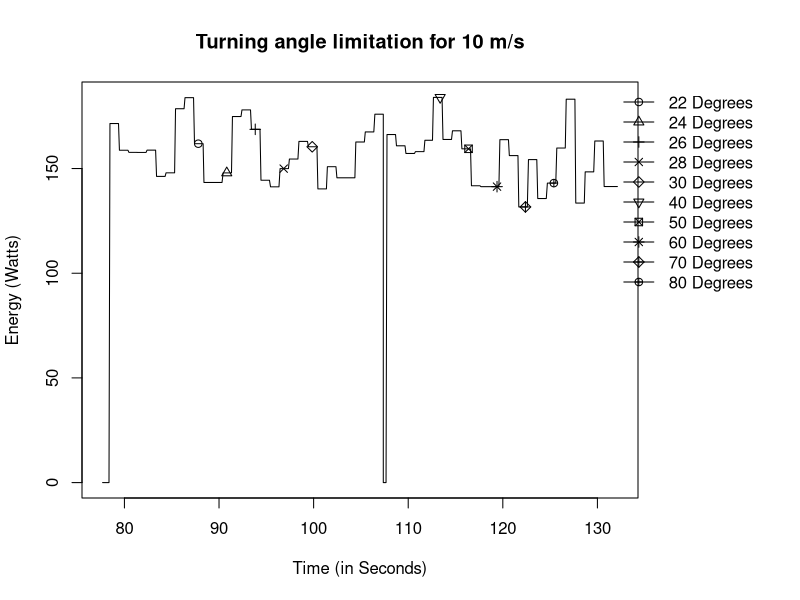

Reproduce this figure in R.
# Set the working directory
setwd("/Users/mac/Desktop/Programming/COMP9596//DroneData")
require(splines) #thx @Chase for the notice
library(geosphere)
rad2deg <- function(rad) {(rad * 180) / (pi)}

# Read the data
data1 <- read.csv(file="1.csv", header=TRUE, sep=",")
data2 <- read.csv(file="2.csv", header=TRUE, sep=",")
data3 <- read.csv(file="3.csv", header=TRUE, sep=",")
data4 <- read.csv(file="10ms20to40.csv", header=TRUE, sep=",")


# Convert date column to Date object
data1$Date <- as.POSIXct(data1$Date)
data1$TimeDiff <- data1$Date - data1$Date[1]

data2$Date <-as.POSIXct(data2$Date)
data2$TimeDiff <- data2$Date - data2$Date[1] + max(data1$TimeDiff)

data3$Date <-as.POSIXct(data3$Date)
data3$TimeDiff <- data3$Date - data3$Date[1] + max(data2$TimeDiff)

data4$Date <-as.POSIXct(data4$Date)
data4$TimeDiff <- data4$Date - data4$Date[1] + max(data3$TimeDiff)

data <- rbind(data3, data4)

# Convert date column to Date object
#data$Date <- as.POSIXct(data$Date)

# Extract the data from column name to plot
data.toPlot <- data

# Calculate the difference of each time point to the first (in seconds)
#data.toPlot$TimeDiff <- data.toPlot$Date - data.toPlot$Date[1]

# Since TimeDiff is a time/date object, convert it to a numeric and store this as an extra column in data frame
data.toPlot$TimeDiffValue <- as.numeric(data.toPlot$TimeDiff)


# Multiple current and voltage to get Power
data.toPlot$Power <- as.double(-(data.toPlot$Current/1000) * data.toPlot$Voltage/1000)

#Get Mangnitude of Velocity
data.toPlot$Velocity <- sqrt(data.toPlot$VelocityX^2 + data.toPlot$VelocityY^2 + data.toPlot$VelocityZ^2)
data.toPlot$Mean <- mean(data.toPlot$Power)
data.toPlot$TanDirection = rad2deg(atan(data.toPlot$VelocityY/data.toPlot$VelocityX))
is.nan.data.frame <- function(x)
  do.call(cbind, lapply(x, is.nan))
data.toPlot$TanDirection[is.nan(data.toPlot$TanDirection)] <- 90

data.toPlot$TanDirection[data.toPlot$TanDirection < 0] <- 180 + (data.toPlot$TanDirection[data.toPlot$TanDirection < 0])


#dY <- diff(data.toPlot$Velocity)/diff(data.toPlot$TimeDiffValue)  # the derivative of your function
#dX <- rowMeans(embed(data.toPlot$TimeDiffValue,2)) # centers the X values for plotting

ppi <- 200
#png(file=paste("10msTurnAngle2Power", ".png", sep=""), height=7*ppi, width=9*ppi, res=ppi)

#write.csv(data.toPlotFinal, file="FirstRev.csv")
par(mar=c(5.1, 4.1, 4.1, 8.1), xpd=TRUE)
plot(y=data.toPlot$Power, x=data.toPlot$TimeDiffValue,type="l",
     col="black", lwd="1", ylab="Energy (Watts)", xlab="Time (in Seconds)", main="Turning angle limitation for 10 m/s")
points(x=data.toPlot$TimeDiffValue[102], y=data.toPlot$Power[102], pch=1)
points(x=data.toPlot$TimeDiffValue[132], y=data.toPlot$Power[132], pch=2)
points(x=data.toPlot$TimeDiffValue[162], y=data.toPlot$Power[162], pch=3)
points(x=data.toPlot$TimeDiffValue[192], y=data.toPlot$Power[192], pch=4)
points(x=data.toPlot$TimeDiffValue[222], y=data.toPlot$Power[222], pch=5)
points(x=data.toPlot$TimeDiffValue[358], y=data.toPlot$Power[358], pch=6) 
points(x=data.toPlot$TimeDiffValue[388], y=data.toPlot$Power[388], pch=7) 
points(x=data.toPlot$TimeDiffValue[418], y=data.toPlot$Power[418], pch=8) 
points(x=data.toPlot$TimeDiffValue[448], y=data.toPlot$Power[448], pch=9) 
points(x=data.toPlot$TimeDiffValue[478], y=data.toPlot$Power[478], pch=10)

legend("topright", inset=c(-0.22,0), legend=c("22 Degrees", "24 Degrees", "26 Degrees", "28 Degrees", "30 Degrees",
                                             "40 Degrees", "50 Degrees", "60 Degrees", "70 Degrees", "80 Degrees"), bty="n", pch=1:10, lty=1, lwd=1)

#dev.off()
